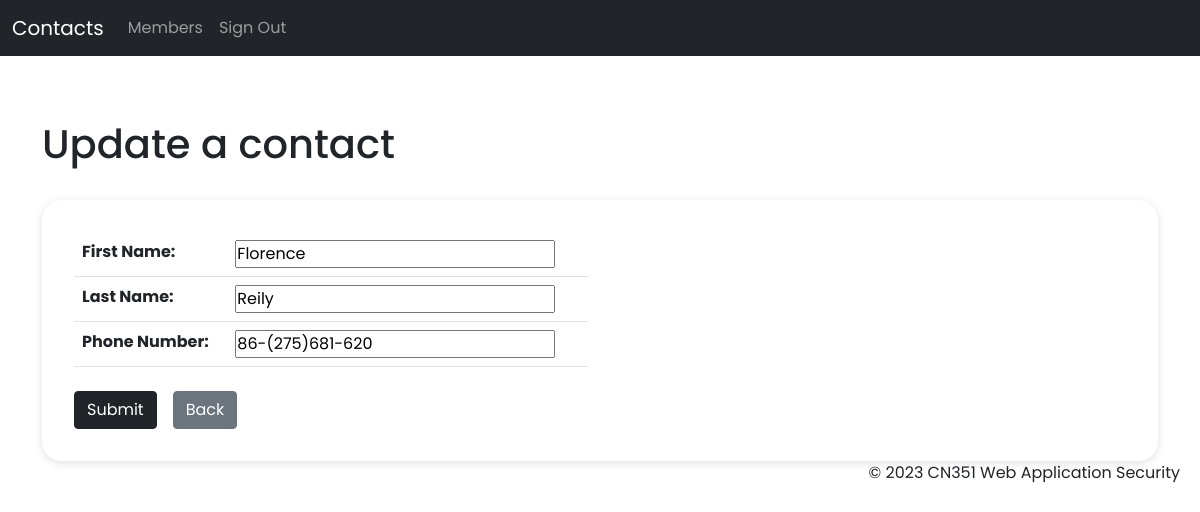
/contact/update/7 (signed in), run on the app's committed database.
### database/models.py (models this page shows, shortened)
class Contact(models.Model):
    added_by = models.ForeignKey(
        User, on_delete=models.CASCADE, related_name='added_by')
    first_name = models.CharField(max_length=64)
    last_name = models.CharField(max_length=64)
    phone_number = models.CharField(max_length=15)

### database/views.py (the view)
# urls.py: path('contact/update/<int:id>', views.update_contact, name='update_contact'),
@login_required
def update_contact(request, id):
    contact = Contact.objects.get(id=id)
    if contact.added_by != request.user:
        raise PermissionDenied
    else:
        if request.method == "POST":
            form = ContactForm(instance=contact, data=request.POST)
            if form.is_valid():
                form.save()
                return redirect('index')
        else:
            form = ContactForm(instance=contact)
    data = {'form': form}
    return render(request, 'update_contact.html', data)

### database/models.py
class ContactForm(forms.ModelForm):
    class Meta:
        model = Contact
        fields = '__all__'
        exclude = ('added_by',)
        labels = {
            'first_name' : 'First Name',
            'last_name' : 'Last Name',
            'phone_number' : 'Phone Number'
        }
    def __init__(self, *args, **kwargs):
        user = kwargs.pop('user', None)
        super(ContactForm, self).__init__(*args, **kwargs)
        if user:
            self.instance.added_by = user

### templates/update_contact.html (shortened to what this page needs)
{% extends 'base.html' %}
{% load static %}
{% block body %}
<div class="container update">
    <div class="header update">
        <h3>Update a contact</h3>
    </div>
    {% if not form.is_valid %}
    <form action="" method="post">
        <div class="row">
            <div class="col-md-6">
                <table class="table">
                    {{ form.as_table }}
                </table>
            </div>
        </div>
        <div class="actions-btn mt-2 d-flex">
            <input type="submit" class="btn btn-dark">
            <button type="" class="btn btn-secondary me-3"><a href="{% url 'index' %}">Back</a></button>
        </div>
    </form>
    {% endif %}
</div>
{% endblock %}

### static/css/style.css (style rules this page uses)
* { margin: 0; padding: 0; font-family: 'Poppins', Arial, sans-serif; }
h3 { font-size: 40px; }
a { text-decoration: none; color: white; }
button { margin-left: 1rem; }
.update, .create, .view { margin-top: 4rem; }
form { margin-top: 2rem; padding: 2rem; border-radius: 20px; box-shadow: rgba(99, 99, 99, 0.2) 0px 2px 8px 0px; }

### data on the page
Contact: first_name "Florence", last_name "Reily", phone_number "86-(275)681-620"
